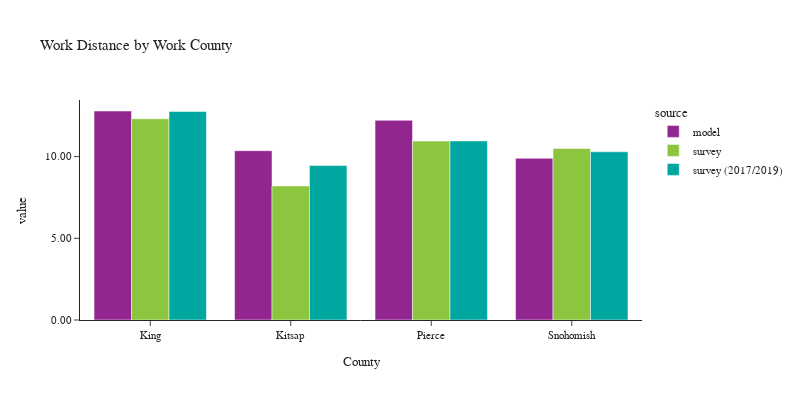

Write notebook code for a chart like this one.
### Code cell
plot_work_location(df_workers, 'CountyName_work', 'Work County', 'County')

### Figure 1 — Plotly figure (JSON) as saved in the notebook; plotly's stock layout.template omitted (floating-point values rounded to 4 significant figures)
{"data": [{"alignmentgroup": "True", "customdata": [[147597], [11505], [41740], [20612]], "hovertemplate": "source=model<br>CountyName_work=%{x}<br>value=%{y}<br>sample count=%{customdata[0]}<extra></extra>", "legendgroup": "model", "marker": {"color": "#91268F", "pattern": {"shape": ""}}, "name": "model", "offsetgroup": "model", "orientation": "v", "showlegend": true, "textposition": "auto", "type": "bar", "x": ["King", "Kitsap", "Pierce", "Snohomish"], "xaxis": "x", "y": [12.79, 10.36, 12.22, 9.901], "yaxis": "y"}, {"alignmentgroup": "True", "customdata": [[2062], [104], [203], [236]], "hovertemplate": "source=survey<br>CountyName_work=%{x}<br>value=%{y}<br>sample count=%{customdata[0]}<extra></extra>", "legendgroup": "survey", "marker": {"color": "#8CC63E", "pattern": {"shape": ""}}, "name": "survey", "offsetgroup": "survey", "orientation": "v", "showlegend": true, "textposition": "auto", "type": "bar", "x": ["King", "Kitsap", "Pierce", "Snohomish"], "xaxis": "x", "y": [12.32, 8.206, 10.95, 10.5], "yaxis": "y"}, {"alignmentgroup": "True", "customdata": [[4781], [120], [347], [347]], "hovertemplate": "source=survey (2017/2019)<br>CountyName_work=%{x}<br>value=%{y}<br>sample count=%{customdata[0]}<extra></extra>", "legendgroup": "survey (2017/2019)", "marker": {"color": "#00A7A0", "pattern": {"shape": ""}}, "name": "survey (2017/2019)", "offsetgroup": "survey (2017/2019)", "orientation": "v", "showlegend": true, "textposition": "auto", "type": "bar", "x": ["King", "Kitsap", "Pierce", "Snohomish"], "xaxis": "x", "y": [12.76, 9.454, 10.96, 10.3], "yaxis": "y"}], "layout": {"barmode": "group", "font": {"size": 11}, "height": 400, "legend": {"title": {"text": "source"}, "tracegroupgap": 0}, "title": {"text": "Work Distance by Work County"}, "width": 800, "xaxis": {"anchor": "y", "domain": [0.0, 1.0], "title": {"text": "County"}}, "yaxis": {"anchor": "x", "domain": [0.0, 1.0], "tickformat": ".2f", "title": {"text": "value"}}}}
